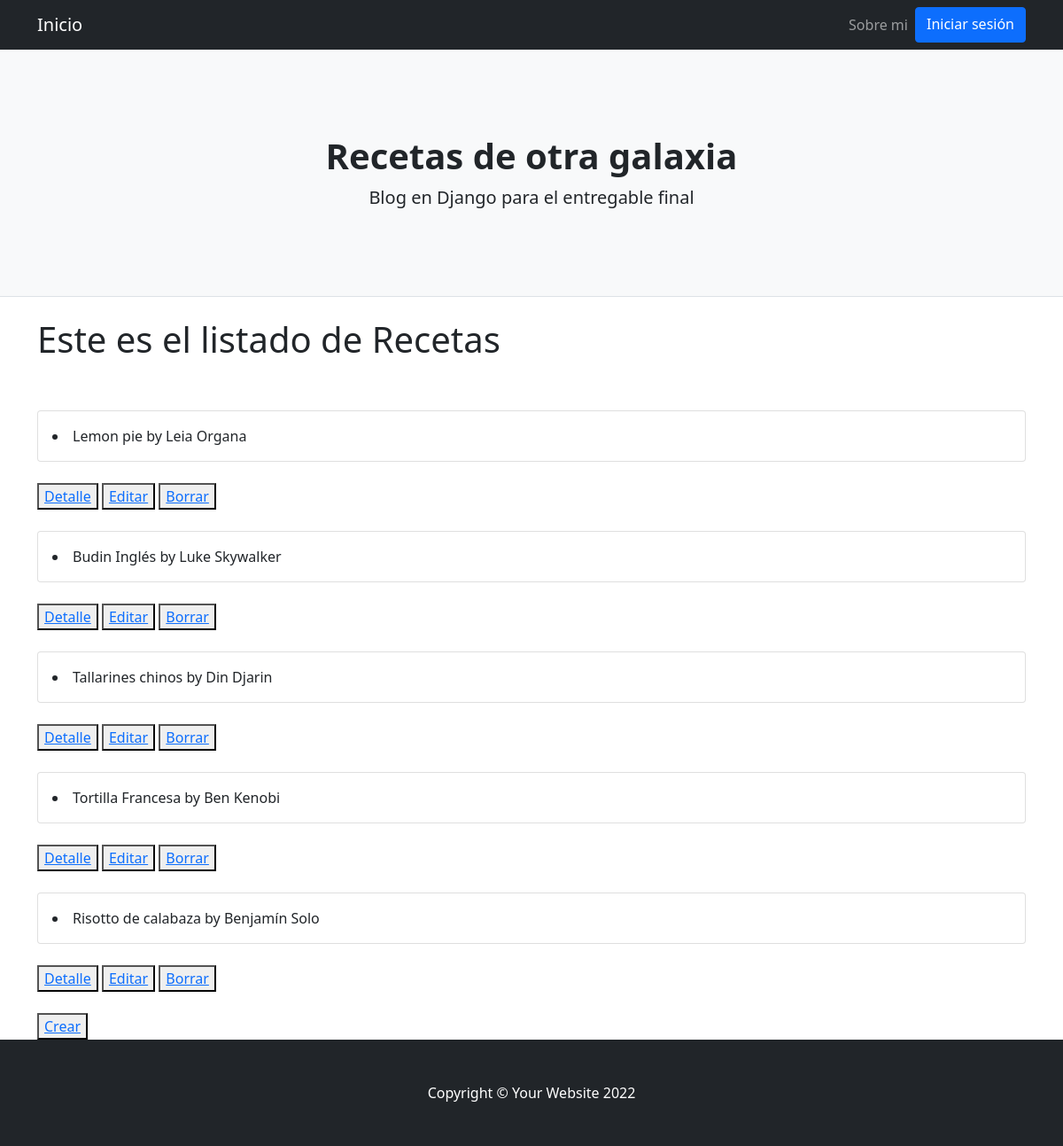
Page /AppBlog/posts/ on the earlier database version.
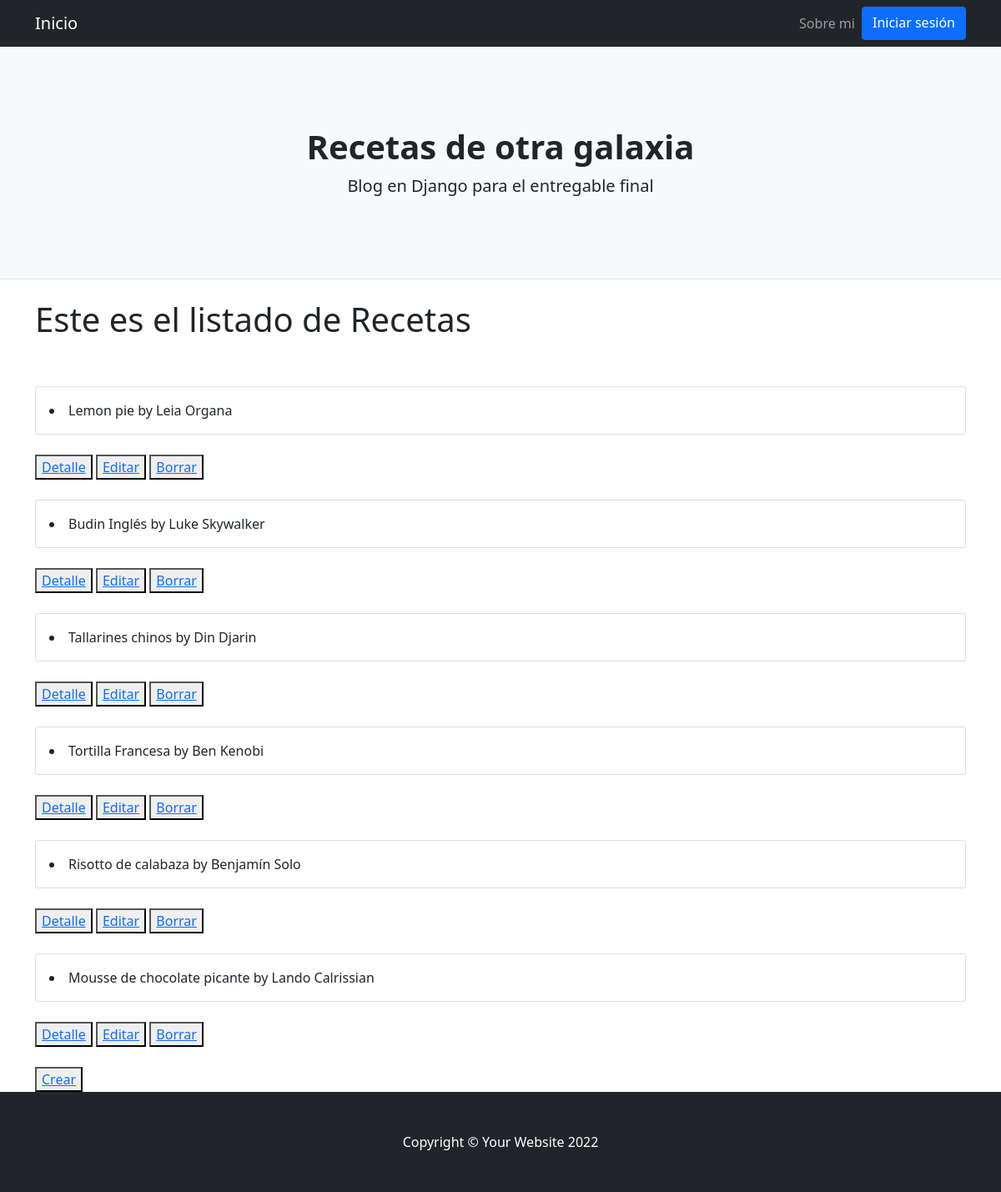
Same page on the later database version.
### AppBlog/models.py (models this page shows)
class Posts(models.Model):
    id = models.AutoField(primary_key=True)
    titulo = models.CharField(max_length=40)
    subtitulo = models.CharField(max_length=40)
    cuerpo = RichTextField()
    autor = models.CharField(max_length=40)
    fecha = models.DateField(default=datetime.now)
    imagen = models.URLField(max_length = 255, blank = False, null= False)
    class Meta:
        verbose_name_plural = "Posts"
        verbose_name = "Post"
    def __str__(self):
        return f'{self.titulo} by {self.autor}'

### AppBlog/views.py (the view)
# urls.py: path('posts/', PostsList.as_view(), name='posts_lista'),
class PostsList(ListView):
    model = Posts
    template_name = "AppBlog/posts_list.html"

### AppBlog/Templates/AppBlog/posts_list.html
{% extends "AppBlog/padre.html" %}
{% load static %}
{% block contenidoQueCambia %}
<h1>Este es el listado de Recetas</h1>
{% for post in object_list %}
<br>
<br>
<div class="card mb-4">
  <div class="card-body">
    <li>{{post}}</li>
  </div>
</div>
<button>
  <a href="{% url 'posts_detalle' post.id %}">Detalle</a>
</button>
<button>
  <a href="{% url 'posts_editar' post.id%}">Editar</a>
</button>
<button>
  <a href="{% url 'posts_borrar' post.id %}">Borrar</a>
</button>
{% endfor %}
<br>
<br>
<button>
  <a href="{% url 'posts_crear' %}">Crear</a>
</button>
{% endblock %}

Differences in the rows shown:
added Posts: titulo+autor "Mousse de chocolate picante by Lando Calrissian"
